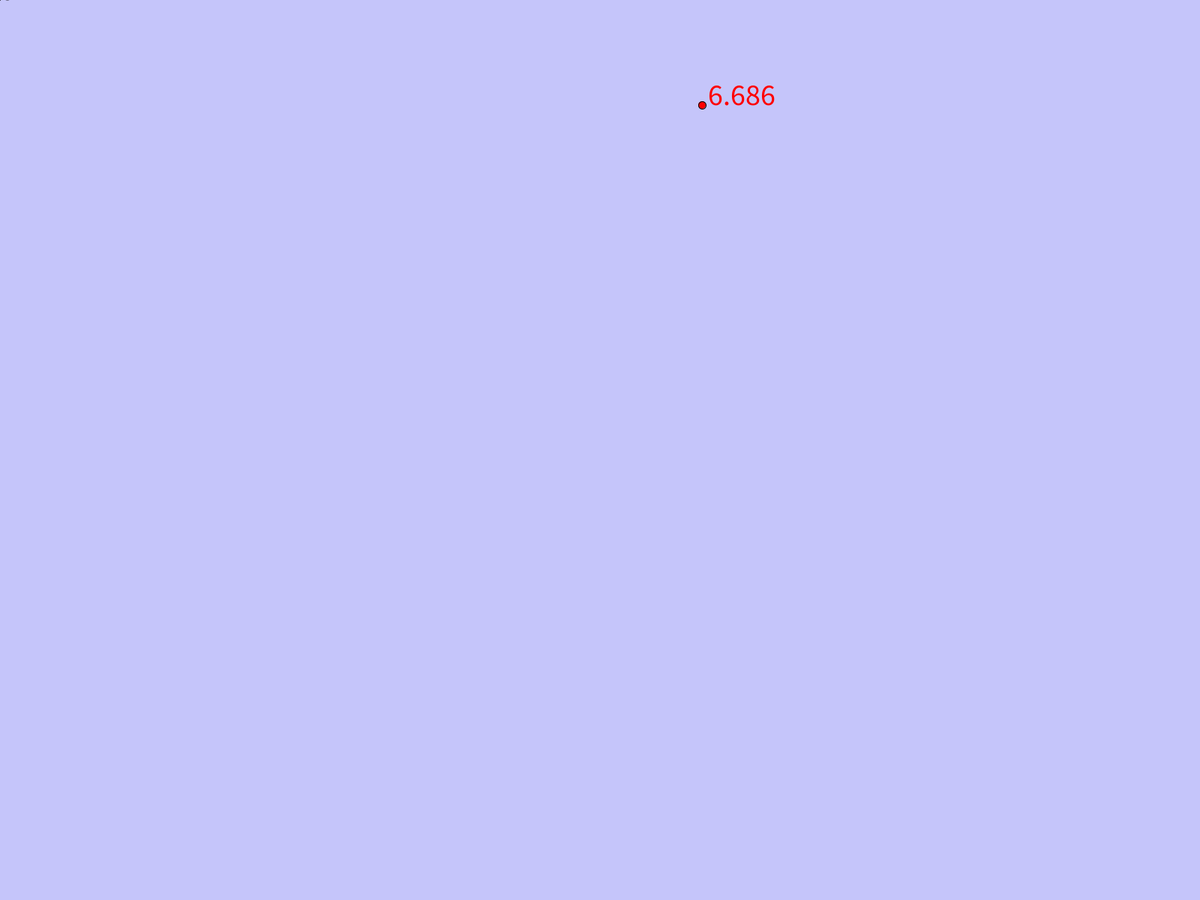
Frame 1 (no input)
Frame 60 (the mouse pressed at the canvas centre just before this capture): identical to frame 1, image omitted
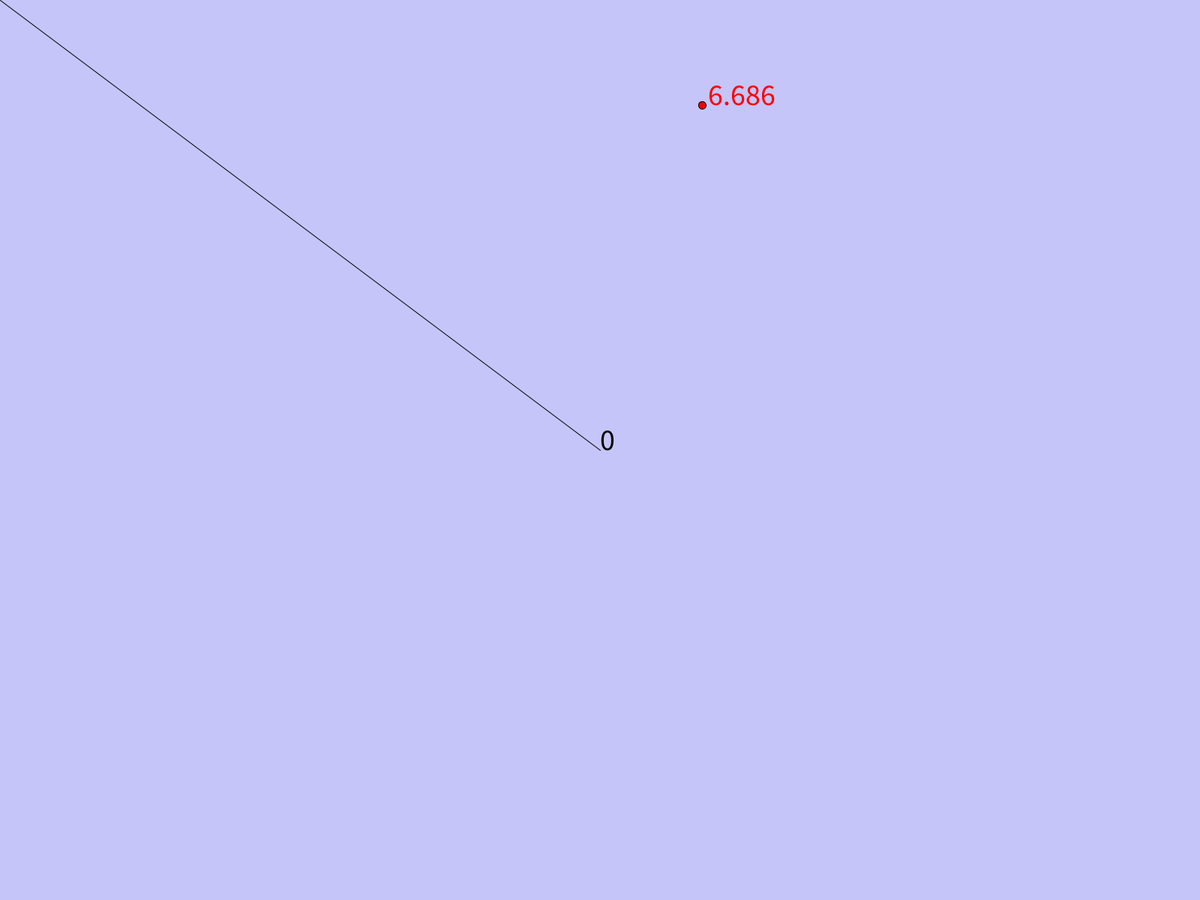
Frame 120 (the mouse held since frame 60 and released just before this capture)

The Processing sketch that drew these frames (run headless with seeded random() and noise(); from frame 60 on, the mouse is pressed at the canvas centre):

// Processing sketch: prego
// ── prego.pde
// TO DO:
// configurar posicao do prego com mouse dica: http://processing.org/reference
// implementar quadrantes de detecção melhorados 
// contar giros em torno do prego para desquebrar
//
// EXTRA
// fazer para dois pregos ou mais
 
float prego_x = 936.0;
float prego_y = 140.0;
float inc_prego = prego_x/prego_y;

float inclina_antes;

int dir_quebra = 0; 
// ??
// 1 significa de cima pra baixo
// 0 significa não quebrou
// -1 significa de baixo pra cima

void setup() {
  fullScreen(2);
  textSize(40);
}

void draw() {
  background(#C5C5FA); // apaga a tela anterior

  // calcula a inclinação, sugestão usar atan2()
  float inclina =10000000; // evita o problema com a divisao por zero
  if (mouseY>0) {
    inclina = float(mouseX)/float(mouseY);
  }

  // desenha o prego
  fill(255, 0, 0);
  ellipse(prego_x, prego_y, 10, 10);
  text(inc_prego, prego_x, prego_y);

  if ( (mouseX> prego_x) && (mouseY>prego_y) ) {
    // está dentro da area de interesse

    if ( (inclina_antes > inc_prego) && (inclina <= inc_prego) )
    {       
      // de cima para baixo
      switch (dir_quebra) {
      case 0:
        dir_quebra = 1;
        break;

      case 1:
        // faz nada
        break;

      case -1:
        dir_quebra = 0;
        break;
      } // fim do switch
    } // fim do de cima pra baixo
    else if ( (inclina_antes <= inc_prego) && (inclina > inc_prego) )
    {       
      // de baixo para cima
      switch (dir_quebra) {
      case 0:
        dir_quebra = -1;
        break;

      case 1:
        dir_quebra = 0;
        break;

      case -1:
        // faz nada
        break;
      } // fim do switch
    } // fim do de baixo pra cima
  } // fim da area de interesse

  // desenha
  if (dir_quebra == 0) {
    // sem quebra
    stroke(0, 0, 0);
    line ( 0, 0, mouseX, mouseY);
  } else {
    //quebrado
    stroke(255, 0, 0);
    line ( 0, 0, prego_x, prego_y);

    stroke(0, 255, 0);
    line( prego_x, prego_y, mouseX, mouseY);
  }

// info na tela
  fill(0);
  text(dir_quebra, mouseX, mouseY);

  // atualiza inclição anterior
  inclina_antes = inclina;
}

void keyPressed() {
  // para debug
  dir_quebra = 0;
}
